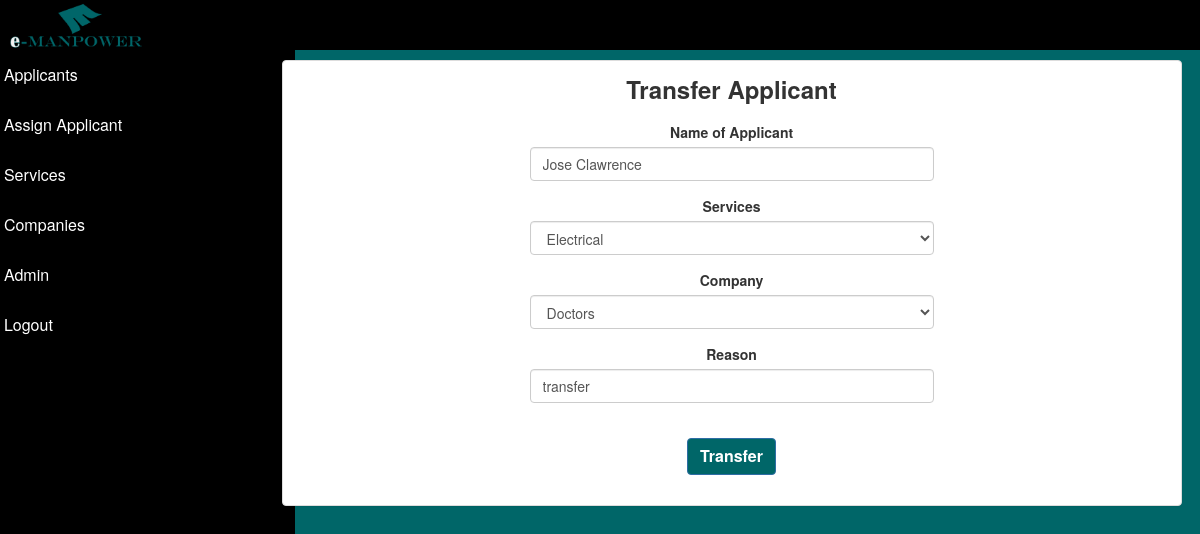
The app's page /index.php?mod=edit&sub=assign_applicant&id=1 (signed in) with its own data.
### tables this page shows
CREATE TABLE `tbl_assign` (
  `ass_id` int(11) NOT NULL,
  `app_id` int(11) DEFAULT NULL,
  `ass_service` varchar(180) DEFAULT NULL,
  `ass_company` varchar(180) DEFAULT NULL,
  `ass_reason` varchar(180) DEFAULT NULL,
  `ass_status` varchar(180) DEFAULT NULL,
  `ass_time` time DEFAULT NULL,
  `ass_date` date DEFAULT NULL
);

CREATE TABLE `tbl_applicant` (
  `app_id` int(11) NOT NULL,
  `app_fname` varchar(100) NOT NULL,
  `app_lname` varchar(100) NOT NULL,
  `app_minitial` varchar(2) NOT NULL,
  `app_age` varchar(100) NOT NULL,
  `app_gender` varchar(100) NOT NULL,
  `app_address` varchar(100) NOT NULL,
  `app_mobile` varchar(100) NOT NULL,
  `app_birthdate` varchar(100) NOT NULL,
  `app_email` varchar(100) NOT NULL,
  `app_status` varchar(100) NOT NULL,
  `app_time_added` time NOT NULL,
  `app_date_added` date NOT NULL
);

### class/class.assign.php (called while the page is built, shortened)
<?php
class Assign{
	public $db;
	public function __construct(){
		$this->db = new mysqli(DB_SERVER,DB_USERNAME,DB_PASSWORD,DB_DATABASE);
	}
	public function all_specific_assign($id){
		$sql="SELECT * FROM tbl_assign WHERE ass_id = '$id'";
		$result=mysqli_query($this->db,$sql);
		while($row=mysqli_fetch_assoc($result)){
			$list[] = $row;
		}
		return $list;
	}
}
?>

### class/class.applicants.php (called while the page is built, shortened)
<?php
class Applicants{
	public $db;
	public function __construct(){
		$this->db = new mysqli(DB_SERVER,DB_USERNAME,DB_PASSWORD,DB_DATABASE);
	}
	public function specificApplicantName($id){
		$sql="SELECT * FROM tbl_applicant WHERE app_id = '$id'";
		$result=mysqli_query($this->db,$sql);
		$row=mysqli_fetch_assoc($result);
		$name = $row['app_fname'] . ' ' . $row['app_lname'];
		return $name;
	}
}
?>

### class/class.services.php (called while the page is built, shortened)
<?php
class Services{
	public $db;
	public function __construct(){
		$this->db = new mysqli(DB_SERVER,DB_USERNAME,DB_PASSWORD,DB_DATABASE);
	}
	public function all_services_active(){
		$sql="SELECT * FROM tbl_services WHERE ser_status='Active'";
		$result=mysqli_query($this->db,$sql);
		while($row=mysqli_fetch_assoc($result)){
			$list[] = $row;
		}
		return $list;
	}
}
?>

### class/class.company.php (called while the page is built, shortened)
<?php
class Company{
	public $db;
	public function __construct(){
		$this->db = new mysqli(DB_SERVER,DB_USERNAME,DB_PASSWORD,DB_DATABASE);
	}
	public function all_company(){
		$sql="SELECT * FROM tbl_company";
		$result=mysqli_query($this->db,$sql);
		while($row=mysqli_fetch_assoc($result)){
			$list[] = $row;
		}
		return $list;
	}
}
?>

### edit/transfer_applicants.php (the view, shortened to what this page needs)
<div class="panel panel-default">
	<div class="panel-body">
	<h3 class="text-center"><strong>Transfer Applicant</strong></h3><br>
							<form action="process/process.assignment.php?action=edit" method="POST" role="form">
								<div class="form-group col-md-6 col-md-offset-3 text-center">
								<?php
								$assign = new Assign();
								foreach ($assign->all_specific_assign($_GET['id']) as $row) { ?>
									<div class="form-group">
										<?php
											$applicant = new Applicants();
										?>
										<label>Name of Applicant</label>
										<input type="text" value="<?php echo $applicant->specificApplicantName($_GET['id']); ?>" class="form-control" id="" placeholder="Enter Applicant Name">
									</div>
									<div class="form-group">
										<label>Services</label>
										<select name="service" class="form-control">
											<option value="<?= $row['ass_service'] ?>"><?= $row['ass_service'] ?></option>
											<?php
											$services = new Services();
											foreach ($services->all_services_active() as $val) {
												echo '<option value=' . $val['ser_title'] . '>' . $val['ser_title'] . '</option>';
											}
											?>
										</select>
									</div>
									<div class="form-group">
										<label>Company</label>
										<select name="company" class="form-control">
											<option value="<?= $row['ass_company'] ?>"><?= $row['ass_company'] ?></option>
											<?php
											$company = new Company();
											foreach ($company->all_company() as $val) {
												echo '<option value=' . $val['com_name'] . '>' . $val['com_name'] . '</option>';
											}
											?>
										</select>
									</div>
									<div class="form-group">
										<label>Reason</label>
										<input type="text" name="reason" value="<?= $row['ass_reason'] ?>" class="form-control" id="" placeholder="Enter Reason">
									</div>
									<button type="submit" class="btn btn-primary btn-submit">Transfer</button>
									<?php } ?>
								</div>
							</form>
	</div>
</div>

### css/theme-default.css (style rules this page uses)
h1, h2, h3, h4, h5, h6, p { margin: 0; }
body { background: #006668; background-size: cover; -webkit-background-size: cover; -moz-background-size: cover; -ms-background-size: cover; -o-background-size: cover; background-size: cover; }
.page-content .panel-default { width: 120%; }
.btn-submit { background-color: #006668; font-size: 16px; margin-top: 20px; font-weight: 700; }

### records on screen
tbl_assign: app.app_lname "Jose Clawrence", service "Electrical", company "Doctors", reason "transfer"
